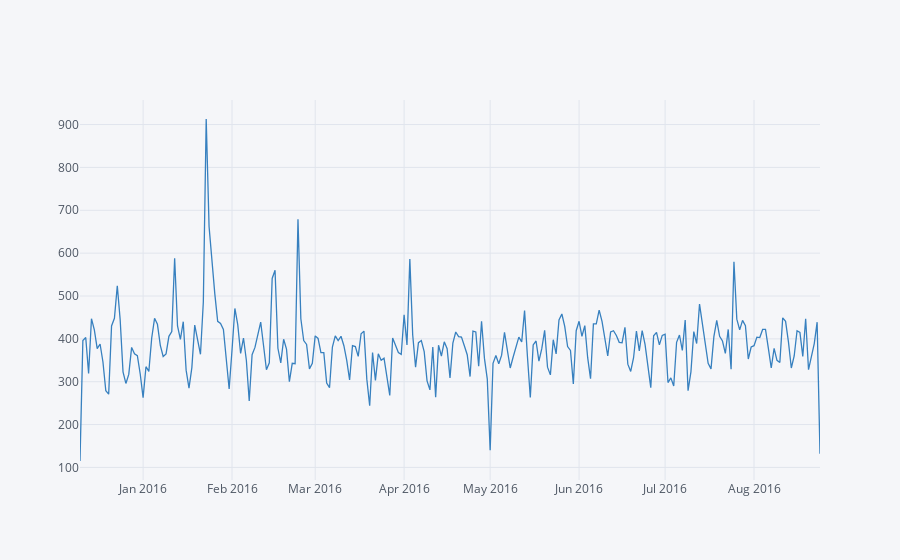

Write notebook code for a chart like this one.
### Code cell
byDate['responding service'].iplot(color='blue')

### Figure 1 — Plotly figure (JSON) as saved in the notebook; plotly's stock layout.template omitted (floating-point values rounded to 4 significant figures; data arrays with more than 128 entries replaced by an {"elided": "..."} marker saying what was removed)
{"data": [{"line": {"color": "rgba(55, 128, 191, 1.0)", "dash": "solid", "shape": "linear", "width": 1.3}, "mode": "lines", "name": "responding service", "text": "", "type": "scatter", "x": {"elided": "259 str values"}, "y": {"elided": "259 int values"}}], "layout": {"legend": {"bgcolor": "#F5F6F9", "font": {"color": "#4D5663"}}, "paper_bgcolor": "#F5F6F9", "plot_bgcolor": "#F5F6F9", "title": {"font": {"color": "#4D5663"}}, "xaxis": {"gridcolor": "#E1E5ED", "showgrid": true, "tickfont": {"color": "#4D5663"}, "title": {"font": {"color": "#4D5663"}, "text": ""}, "zerolinecolor": "#E1E5ED"}, "yaxis": {"gridcolor": "#E1E5ED", "showgrid": true, "tickfont": {"color": "#4D5663"}, "title": {"font": {"color": "#4D5663"}, "text": ""}, "zerolinecolor": "#E1E5ED"}}}
